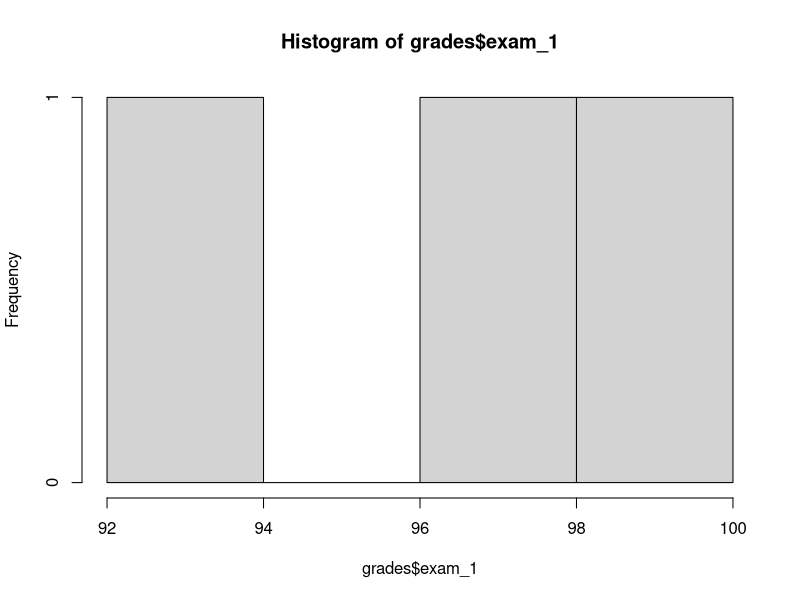

This chart was generated by the following R code:
library(tidyverse)
#This is my test script
grades <- data.frame(names =
                       c("Lauren","Kirstine","Daniel"),
                     exam_1 = c(99, 98, 92),
                     exam_2 = c(97, 99, 96),
                     exam_final = c(100, 98, 99))

grades

for (i in grades$exam_2) {
  if (i >= 100) {
    print("A+")
  } else {
    print("Needs Improvement")
  }
}

#More code to test whether git recognizes there's been changes
hist(grades$exam_1)
#More code to test HOW git records changes
max(grades$exam_final)
#More code to examine CHANGES in git
min(grades$exam_final)
#Second round of examining CHANGES in git
mean(grades$exam_1)